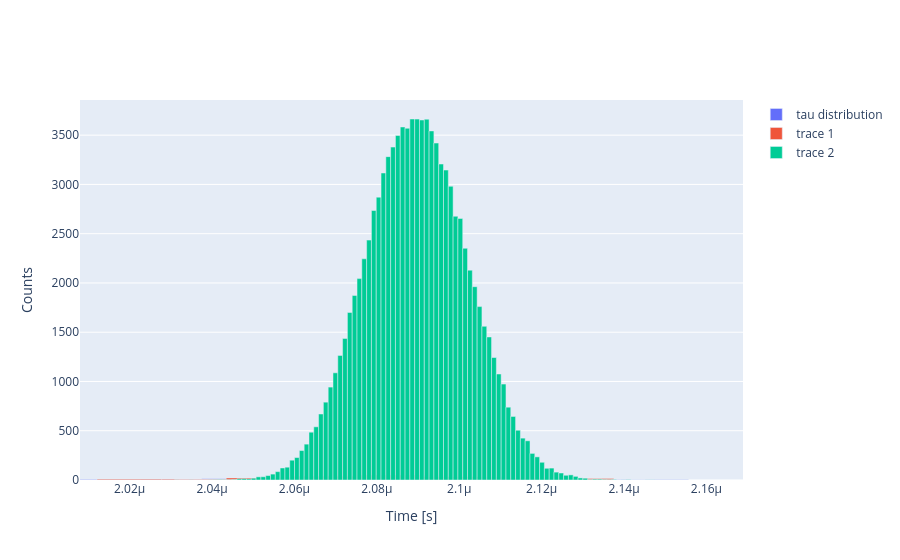

Here is the notebook cell this chart was saved with:
### Markdown cell above
# Tau

### Code cell
nbin = 10
count, edges = np.histogram(data['tau'], bins= nbin, density = False)
count2, edges2 = np.histogram(data2['tau'], bins = nbin, density = False)
count4, edges4 = np.histogram(data4['tau'], bins = 100, density = False)
fig = go.Figure()
fig.add_trace(go.Bar(x = edges, y = count, width = np.diff(edges), name ='tau distribution'))
fig.add_trace(go.Bar(x = edges2, y = count2, width = np.diff(edges2),))
fig.add_trace(go.Bar(x = edges4, y = count4, width = np.diff(edges4)))
fig.update_layout(xaxis_title = "Time [s]", yaxis_title = "Counts")
fig.show()
